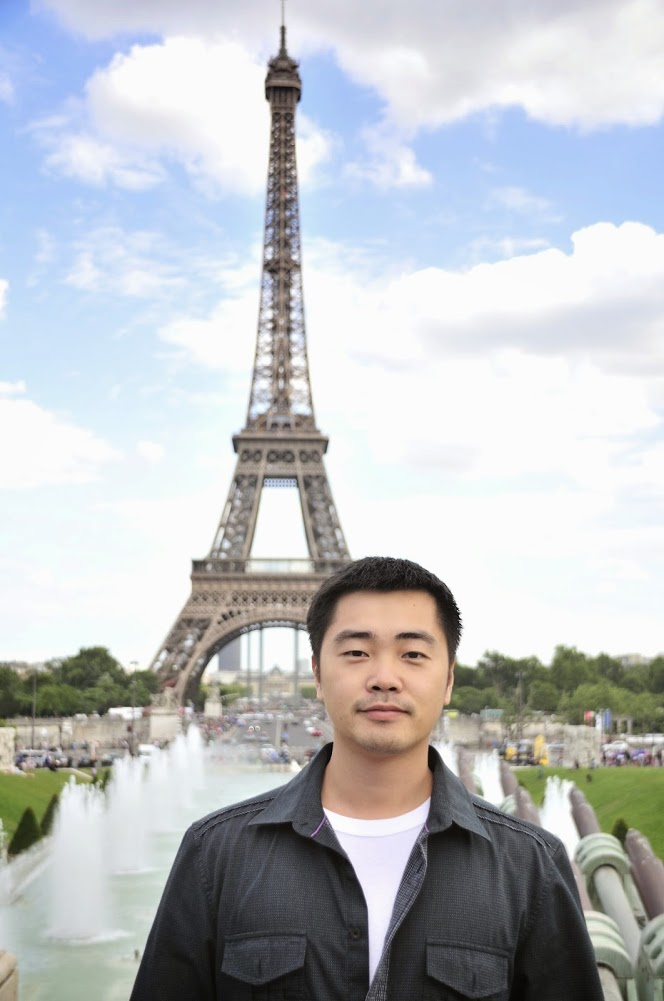
#> input picture module/eric.jpg, 664 x 1001 px
$ python test.py   (older library calls are emulated)
#> lines starting #> are read from the running program, lines starting #| are printed output that depends on the picture; after the words box and inside, x2 and y2 are one past the last pixel; in counts of white or black regions, pixels touching at a corner belong together
import cv2
import sys

sys.path.append('/usr/local/lib/python3.7/site-packages')
# Get user supplied values

#cascPath = "/usr/local/lib/python3.6/dist-packages/cv2/data/haarcascade_frontalface_default.xml"
cascPath = "/usr/local/lib/python3.7/site-packages/cv2/data/haarcascade_frontalface_default.xml"

# Create the haar cascade
faceCascade = cv2.CascadeClassifier(cascPath)

# Read the image
image = cv2.imread('eric.jpg')
#> image is the input picture: shape (1001, 664, 3); mean B, G, R 194.5, 191.2, 187.7
gray = cv2.cvtColor(image, cv2.COLOR_BGR2GRAY)
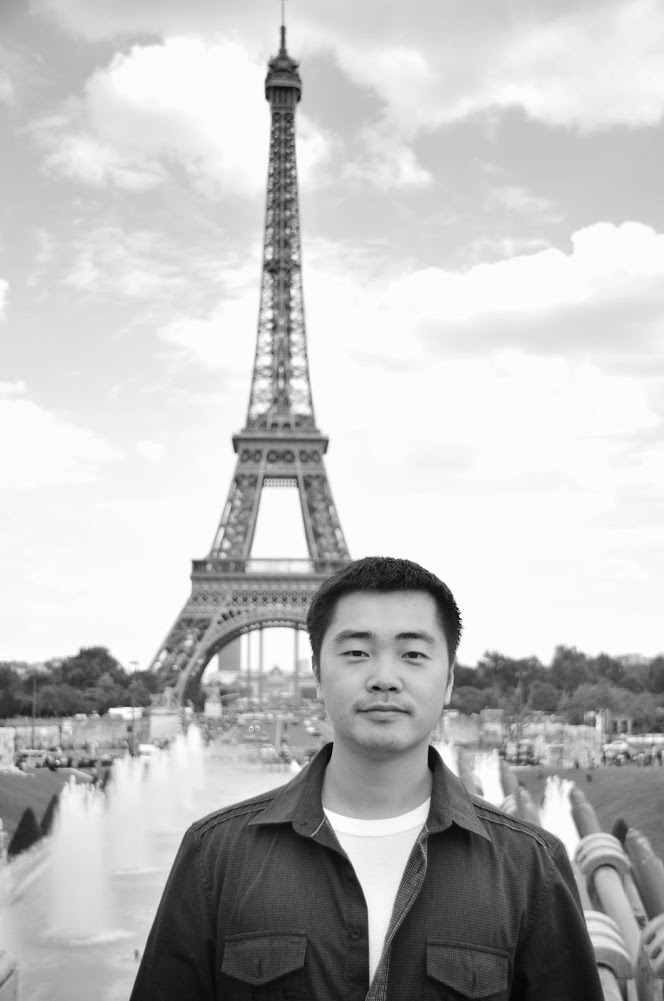
#> gray: shape (1001, 664); min 0, max 255, mean 190.5

# Detect faces in the image
faces = faceCascade.detectMultiScale(gray,scaleFactor=1.2,minNeighbors=5,minSize=(30, 30))
#> faces = [[306, 590, 155, 155]]
#flags = cv2.CV_HAAR_SCALE_IMAGE
print("Found {0} faces!".format(len(faces)))
#| Found 1 faces!

# Draw a rectangle around the faces
for (x, y, w, h) in faces:
    cv2.rectangle(image, (x, y), (x+w, y+h), (0, 255, 0), 2)
#> this loop made 1 pass
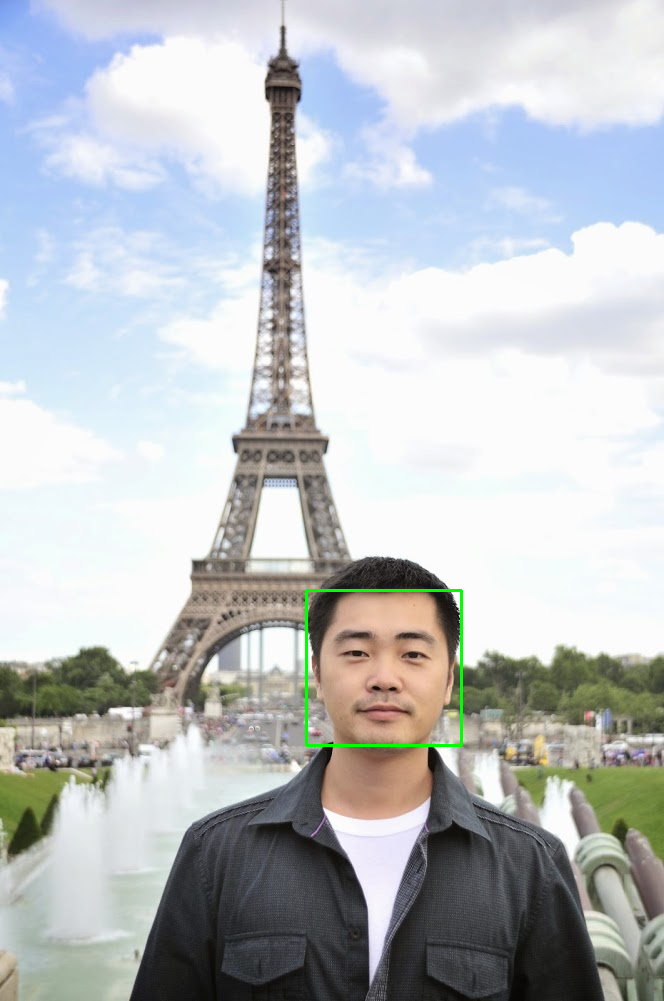
#> image: shape (1001, 664, 3); 0.28% of pixels changed, all inside (x1, y1, x2, y2) = (305, 589, 463, 747)

cv2.imshow("Faces found", image)
cv2.waitKey(0)
